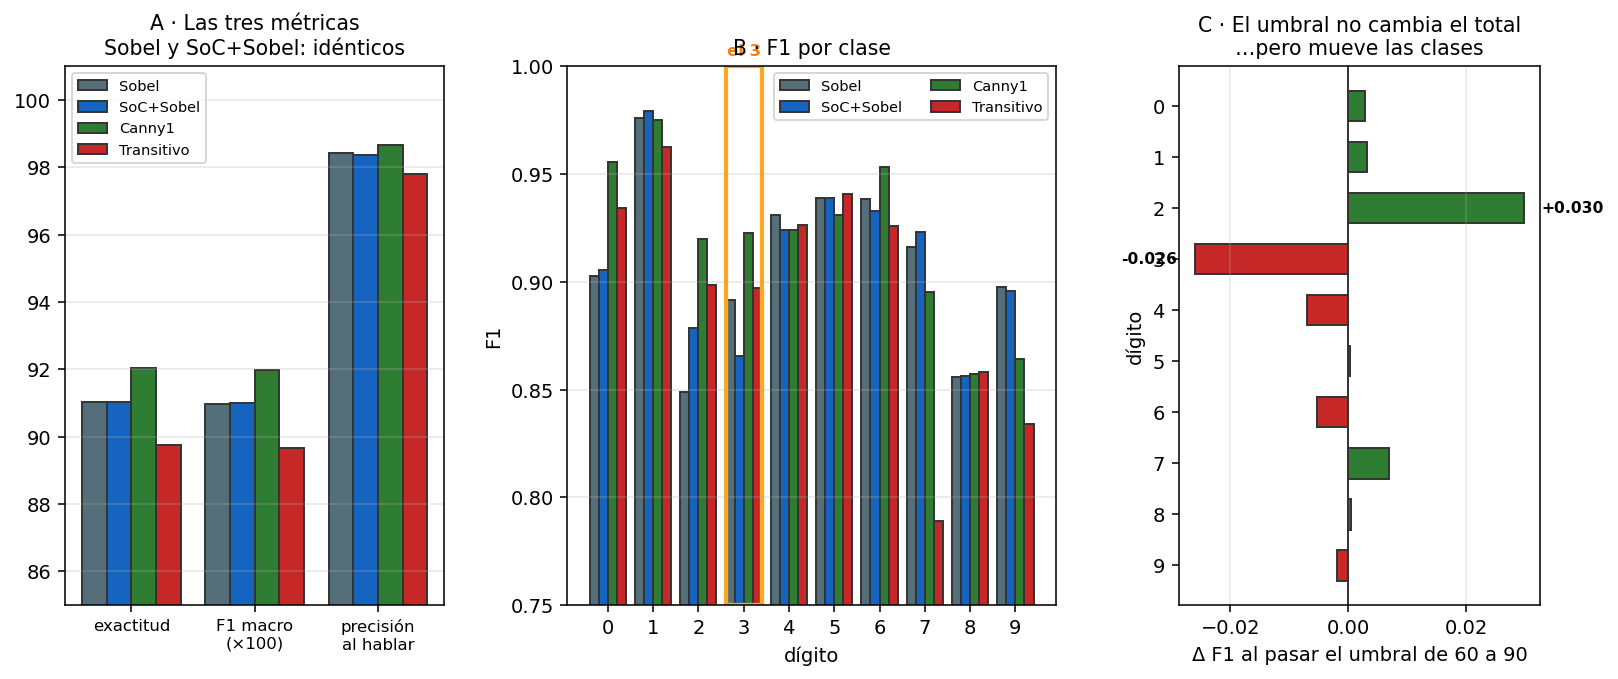

This figure's Python source:
# === Cuaderno 2 · figura 12: los CUATRO front-ends con el mismo procedimiento ===
import numpy as np, matplotlib.pyplot as plt
d = np.load("../../clasificador_mnist/comparar_metricas.npz")
F = ["Sobel", "SoC+Sobel", "Canny1", "Transitivo"]
COL = {"Sobel":"#546e7a", "SoC+Sobel":"#1565c0", "Canny1":"#2e7d32", "Transitivo":"#c62828"}
esc = {n: d[f"{n}_esc"] for n in F}     # acc,f1,cob,prec,nVP,nFP,nFN,nVN

fig = plt.figure(figsize=(13.6, 5.0))
gs = fig.add_gridspec(1, 3, width_ratios=[1.05, 1.35, 1], wspace=.3)

# A · las tres metricas principales
a = fig.add_subplot(gs[0])
et = ["exactitud", "F1 macro\n(×100)", "precisión\nal hablar"]
x = np.arange(3); w = .2
for k, n in enumerate(F):
    v = [esc[n][0]*100, esc[n][1]*100, esc[n][3]*100]
    a.bar(x + (k-1.5)*w, v, w, color=COL[n], ec="#333", label=n)
a.set_xticks(x); a.set_xticklabels(et, fontsize=8.5); a.set_ylim(85, 101)
a.grid(axis="y", alpha=.3); a.legend(fontsize=7.5)
a.set_title("A · Las tres métricas\nSobel y SoC+Sobel: idénticos", fontsize=10.5)

# B · F1 por clase, los cuatro
b = fig.add_subplot(gs[1])
xs = np.arange(10); w2 = .2
for k, n in enumerate(F):
    b.bar(xs + (k-1.5)*w2, d[f"{n}_F"], w2, color=COL[n], ec="#333", label=n)
b.set_xticks(xs); b.set_xlabel("dígito"); b.set_ylabel("F1")
b.set_ylim(.75, 1.0); b.grid(axis="y", alpha=.3); b.legend(fontsize=7.5, ncol=2)
b.set_title("B · F1 por clase", fontsize=10.5)
b.add_patch(plt.Rectangle((2.6, .75), .8, .25, fill=False, ec="#f9a825", lw=2.2))
b.text(3.0, 1.005, "el 3", ha="center", fontsize=8.5, color="#f57f17", weight="bold")

# C · lo que el umbral SI mueve: Sobel(60) -> SoC(90), por clase
c = fig.add_subplot(gs[2])
dif = d["SoC+Sobel_F"] - d["Sobel_F"]
col = ["#2e7d32" if v > 0 else "#c62828" for v in dif]
c.barh(np.arange(10), dif, color=col, ec="#333", height=.6)
c.set_yticks(np.arange(10)); c.set_ylabel("dígito"); c.invert_yaxis()
c.axvline(0, c="#333", lw=1)
c.set_xlabel("Δ F1 al pasar el umbral de 60 a 90")
c.grid(axis="x", alpha=.3)
for i, v in enumerate(dif):
    if abs(v) > .02:
        c.text(v + (.003 if v > 0 else -.003), i, f"{v:+.3f}", va="center",
               ha="left" if v > 0 else "right", fontsize=8, weight="bold")
c.set_title(f"C · El umbral no cambia el total\n…pero mueve las clases", fontsize=10.5)
plt.savefig("fig_cuatro.png", dpi=140, bbox_inches="tight")
plt.show()

print(f"{'front-end':<12}{'exactitud':>11}{'F1 macro':>10}{'cobertura':>11}{'prec. hablar':>13}")
for n in F:
    print(f"{n:<12}{esc[n][0]:>11.2%}{esc[n][1]:>10.3f}{esc[n][2]:>11.2%}{esc[n][3]:>13.2%}")
print(f"\nSobel -> SoC+Sobel: exactitud {esc['Sobel'][0]:.2%} -> {esc['SoC+Sobel'][0]:.2%}"
      f"  ({esc['SoC+Sobel'][0]-esc['Sobel'][0]:+.2%})")
print("pero por clase SI se mueve:")
for i in np.argsort(-np.abs(dif))[:3]:
    print(f"   digito {i}: F1 {d['Sobel_F'][i]:.3f} -> {d['SoC+Sobel_F'][i]:.3f}  ({dif[i]:+.3f})")
